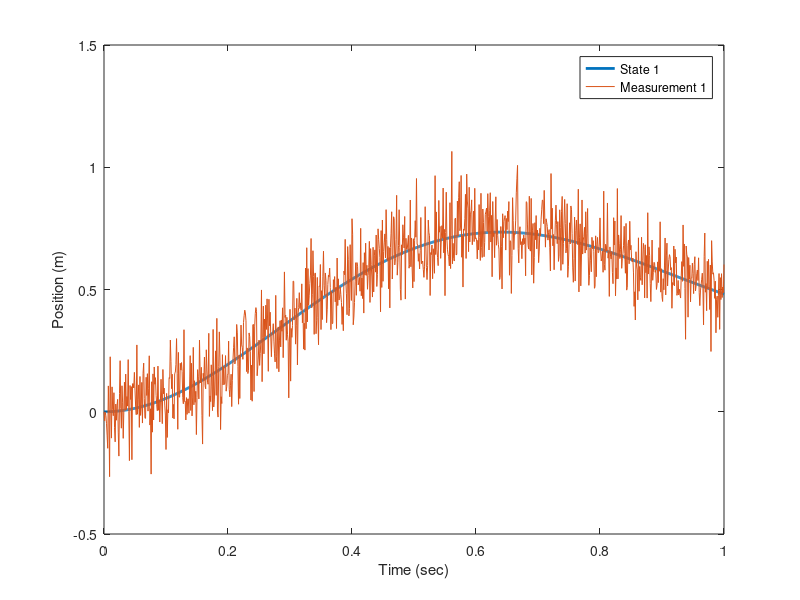
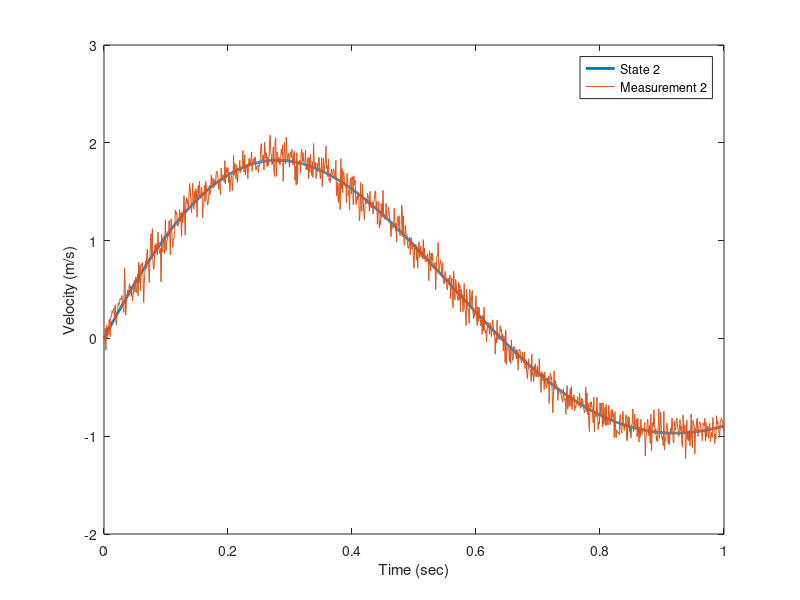

The MATLAB source for these figures, in order:
%% Setting up workspace
close all; % Close all figures and windows
clear; % Clear workspace
clc; % Clears screen
%% Initializing parameters
tf = 1; % Final time in simulation
T = 1e-3; % Sample rate
t = 0:T:tf; % Time vector
n = 2; % Number of states
m = 2; % Number of measurements
zeta = 0.2; % Defines zeta
omega = 5; % Defines omega
A = [1 T; -omega^2*T (1-2*zeta*omega*T)]; % System matrix
B = [0; 12]; % Input matrix
C = eye(m); % Measurement matrix
x = zeros(n, length(t)); % Initializes states to zero
z = zeros(m, length(t)); % Initializes measurements to zero
Q = [1e-6 2e-6; 2e-6 5e-3]; % Defines system noise covariance
R = diag([0.01 0.01]); % Defines measurement noise covariance
w = mvnrnd(zeros(length(t),n),Q)'; % Defines system noise
v = mvnrnd(zeros(length(t),m),R)'; % Defines measurement noise
%% Simulate dynamics (for loop)
for k = 1:length(t)-1 % For loop that simulates 1 second
    x(:,k+1) = A*x(:,k) + B*T + [0; T].*w(:,k); % Linear state space equation
    z(:,k+1) = C*x(:,k+1) + v(:,k+1); % Linear measurement equation
end
%% Results
figure; plot(t, x(1,:), 'LineWidth', 2); hold all; plot(t, z(1,:));
legend('State 1', 'Measurement 1');
xlabel('Time (sec)'); ylabel('Position (m)'); % Plots position with time
figure; plot(t, x(2,:), 'LineWidth', 2); hold all; plot(t, z(2,:));
legend('State 2', 'Measurement 2');
xlabel('Time (sec)'); ylabel('Velocity (m/s)'); % Plots velocity with time